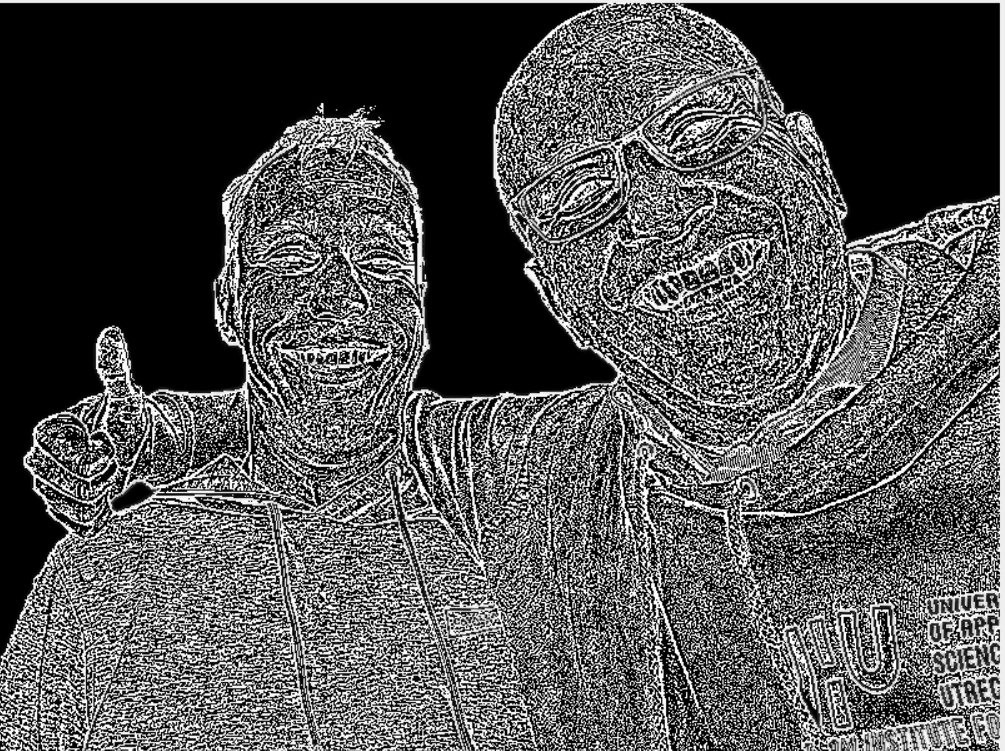
#> input picture software/vision_en_AI/files/image.png, 1005 x 751 px, given in place of the camera
$ python kleurruimtes.py
#> lines starting #> are read from the running program, lines starting #| are printed output that depends on the picture
# -*- coding: utf-8 -*-
"""
Created on Thu May 21 13:42:56 2020

@author: bart.bozon
"""

import cv2
import numpy as np

cap = cv2.VideoCapture(1)
kernel = np.zeros((3,3), )
kernel[0][1]=-1
kernel[2][1]=-1
kernel[1][0]=-1
kernel[1][2]=-1
kernel[1][1]=5
kernel_edge = np.ones((3,3), )
kernel_edge=kernel_edge*-1
kernel_edge[1][1]=8
_, frame_color = cap.read()
#> frame_color is the input picture: shape (751, 1005, 3); min 0, max 255, mean 82.2
frame_color_old=frame_color.copy()
while(1):

    # Take each frame
    _, frame_color = cap.read()
    cv2.imshow('frame_color',frame_color)
    frame_gray = cv2.cvtColor(frame_color, cv2.COLOR_BGR2GRAY)
    frame_HSV = cv2.cvtColor(frame_color, cv2.COLOR_BGR2HSV)
#> frame_HSV: shape (751, 1005, 3); mean H, S, V 0, 0, 82.2
    cv2.imshow("frame_gray", frame_gray)
    b,g,r=cv2.split(frame_color)
    cv2.imshow("red", r)
    cv2.imshow("green", g)
    cv2.imshow("blue", b)
    H,S,V=cv2.split(frame_HSV)
#> H: shape (751, 1005); every value is 0
    cv2.imshow("H", H)
    cv2.imshow("S", S)
    cv2.imshow("V", V)
    edge=cv2.filter2D(frame_gray,-1,kernel_edge)
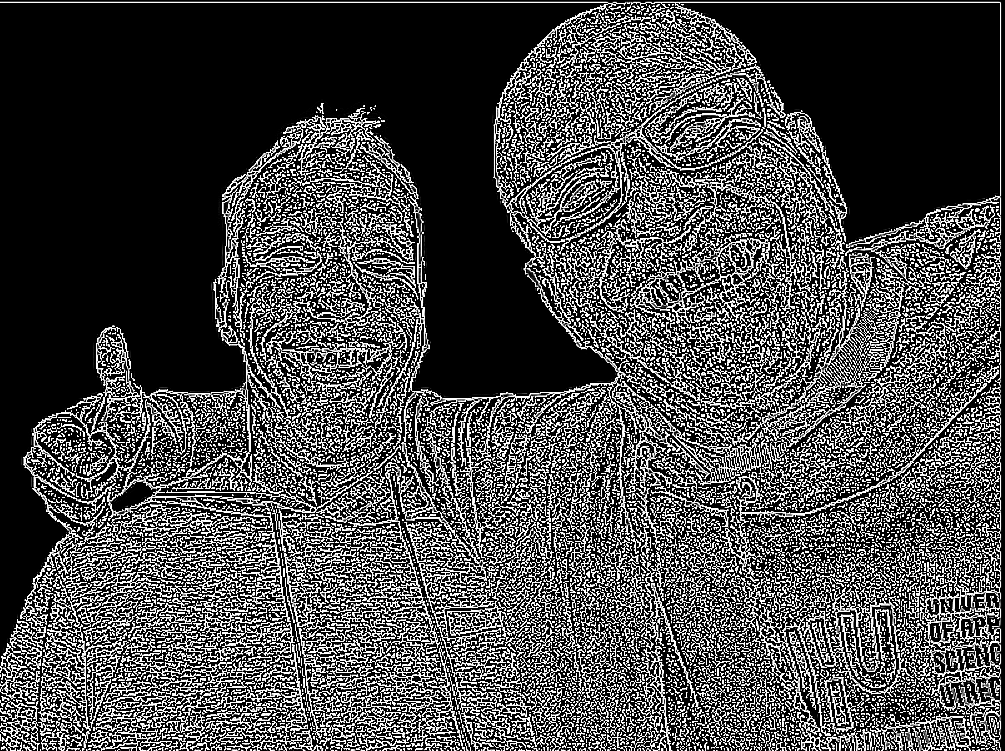
#> edge: shape (751, 1005); min 0, max 255, mean 73.2
    cv2.imshow("edge", edge)
    sharp=cv2.filter2D(frame_gray,-1,kernel)
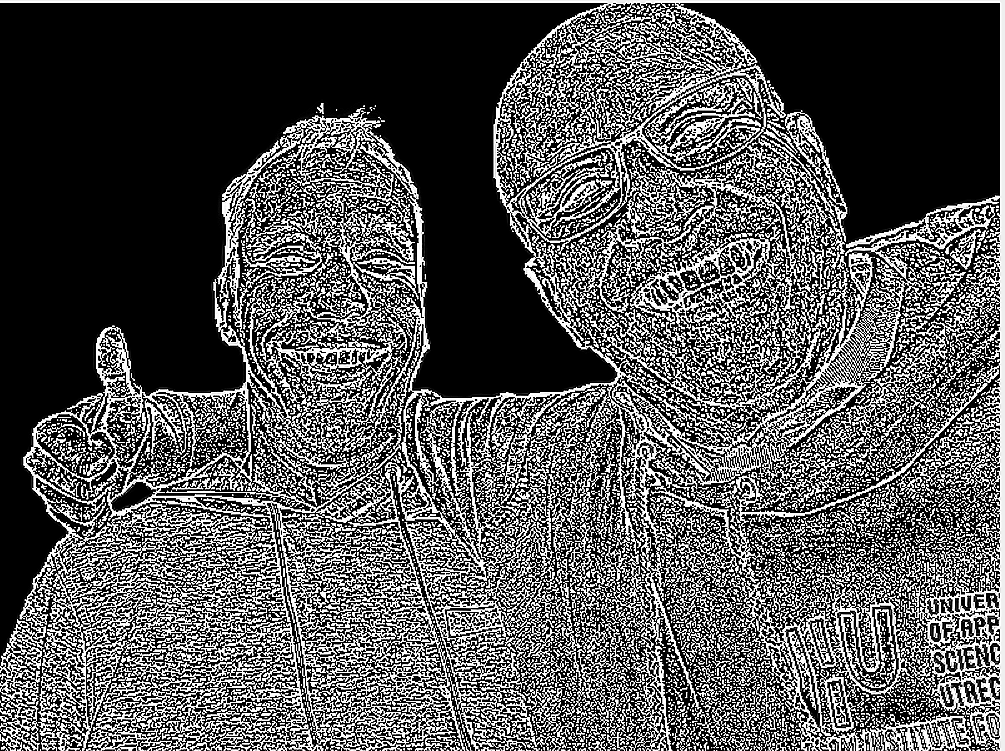
#> sharp: shape (751, 1005); min 0, max 255, mean 84.6
    cv2.imshow("sharp", sharp)
    frame_subtract=cv2.subtract(frame_color_old,frame_color)
#> frame_subtract: shape (751, 1005, 3); every value is 0
    cv2.imshow("frame subtract", frame_subtract)
    frame_minus=(frame_color_old-frame_color)
    cv2.imshow("frame minus", frame_minus)
    frame_color_old=frame_color.copy()

    res=cv2.bitwise_and(g,b)
    res=cv2.bitwise_and(res,r)
    cv2.imshow("res_and", res)
    k = cv2.waitKey(5) & 0xFF
#> (key Esc is pressed here)
    if k == 27:
        break

cv2.destroyAllWindows()
